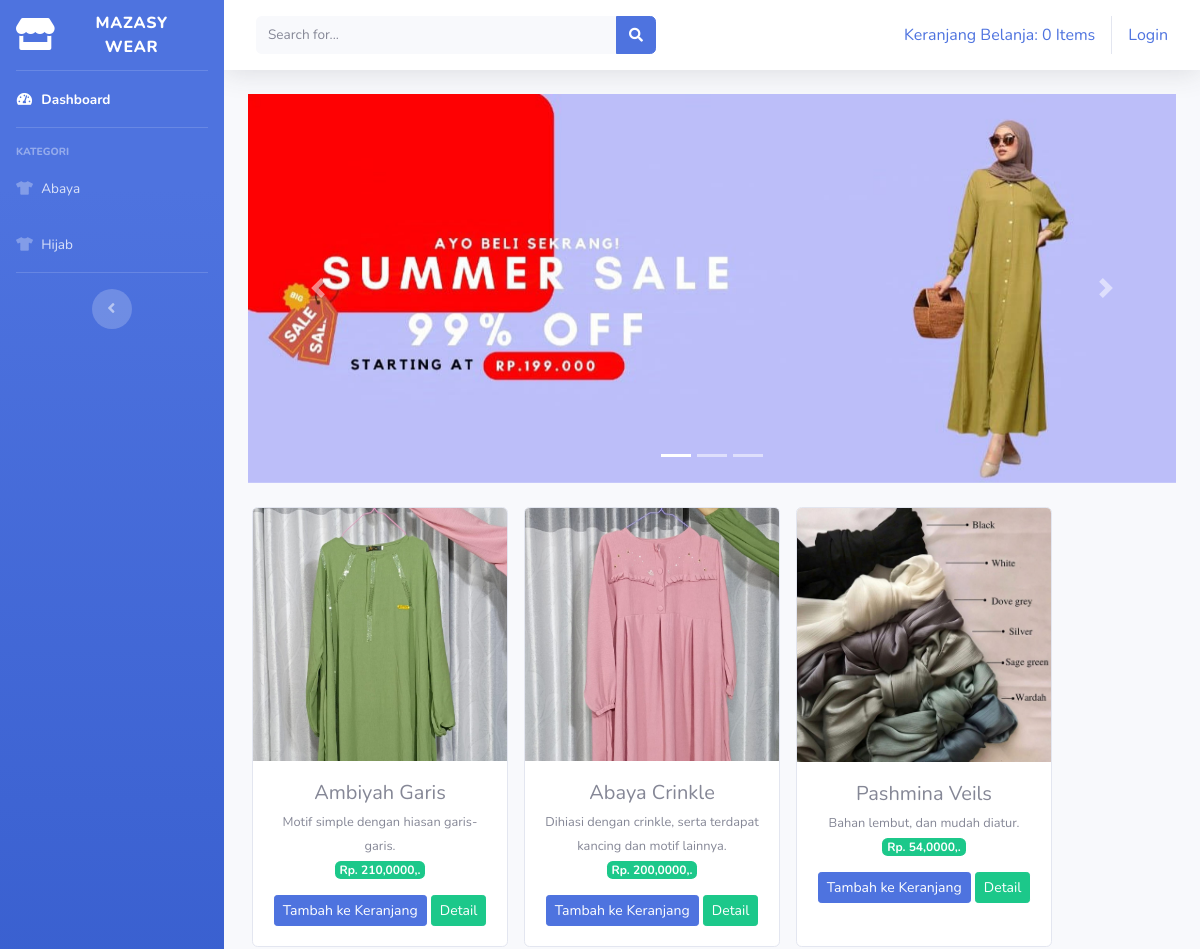
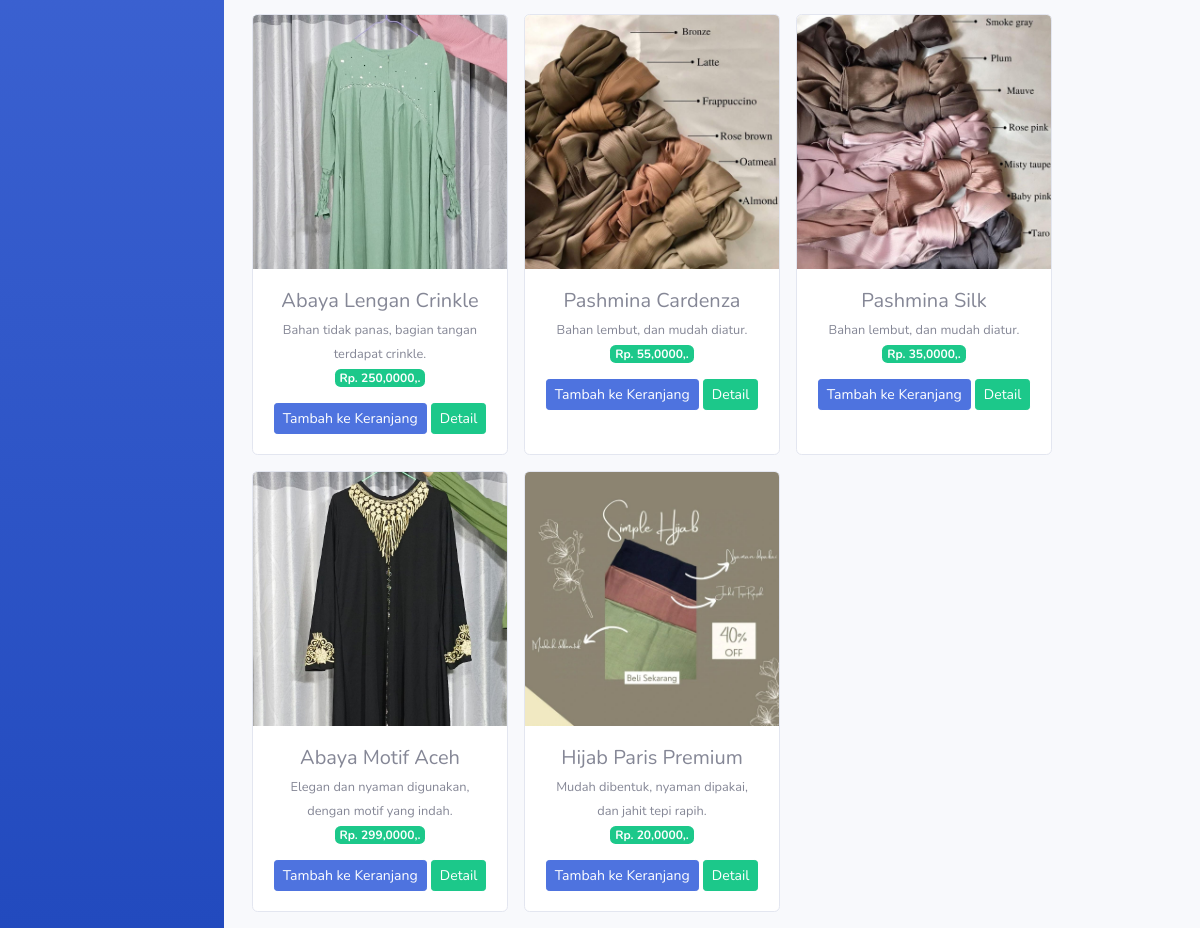
The page / on the database its author committed (2 pictures, top to bottom).
### tables this page shows
CREATE TABLE `tb_barang` (
  `id_brg` int(11) NOT NULL,
  `nama_brg` varchar(120) NOT NULL,
  `keterangan` varchar(220) NOT NULL,
  `kategori` varchar(60) NOT NULL,
  `harga` int(11) NOT NULL,
  `stok` int(4) NOT NULL,
  `gambar` text NOT NULL
);

### application/controllers/Welcome.php (called while the page is built, shortened)
<?php
class Welcome extends CI_Controller {
	public function index()
    {
        $data['barang'] = $this->model_barang->tampil_data()->result();
        $this->load->view('templates/header');
        $this->load->view('templates/sidebar');
        $this->load->view('dashboard', $data);
        $this->load->view('templates/footer');
    }
}

### index.php (called while the page is built, shortened)
<?php
require_once BASEPATH.'core/CodeIgniter.php';

### application/models/model_barang.php (called while the page is built, shortened)
<?php
class Model_barang extends CI_Model{
    public function tampil_data(){
        return $this->db->get('tb_barang');
    }
}

### application/views/dashboard.php (the view, shortened to what this page needs)
<div class="container-fluid">
<div id="carouselExampleIndicators" class="carousel slide" data-ride="carousel" data-interval="3000">
    <ol class="carousel-indicators">
        <li data-target="#carouselExampleIndicators" data-slide-to="0" class="active"></li>
        <li data-target="#carouselExampleIndicators" data-slide-to="1"></li>
        <li data-target="#carouselExampleIndicators" data-slide-to="2"></li>
    </ol>
    <div class="carousel-inner">
        <div class="carousel-item active">
            <img src="<?php echo base_url('assets/img/slider1.jpg') ?>" class="d-block w-100" alt="...">
        </div>
    </div>
    <a class="carousel-control-prev" href="#carouselExampleIndicators" role="button" data-slide="prev">
        <span class="carousel-control-prev-icon" aria-hidden="true"></span>
    </a>
    <a class="carousel-control-next" href="#carouselExampleIndicators" role="button" data-slide="next">
        <span class="carousel-control-next-icon" aria-hidden="true"></span>
    </a>
</div>
    <div class="row text-center mt-4">
        <?php foreach ($barang as $brg) : ?>
            <div class="card ml-3 mb-3" style="width: 16rem;">
                <img src="<?php echo base_url(). '/uploads/'.$brg->gambar ?>" class="card-img-top" alt="...">
                <div class="card-body">
                    <h5 class="card-title mb-1"><?php echo $brg->nama_brg ?></h5>
                    <small><?php echo $brg->keterangan ?></small><br>
                    <span class="badge badge-success mb-3">Rp. <?php echo number_format($brg->harga), 0,',','.' ?></span>
                    <?php echo anchor('dashboard/tambah_ke_keranjang/'.$brg->id_brg, '<div class="btn btn-sm btn-primary">Tambah ke Keranjang</div>') ?>
                    <?php echo anchor('dashboard/detail/'.$brg->id_brg, '<div class="btn btn-sm btn-success">Detail</div>') ?>
                </div>
                </div>
        <?php endforeach; ?>
    </div>
</div>

### application/views/templates/header.php (shortened to what this page needs)
<!DOCTYPE html>
<html lang="en">
<head>
    <link href="<?php echo base_url() ?>assets/vendor/fontawesome-free/css/all.min.css" rel="stylesheet" type="text/css">
    <link href="<?php echo base_url() ?>assets/css/sb-admin-2.min.css" rel="stylesheet">
</head>

### application/views/templates/sidebar.php (shortened to what this page needs)
<body id="page-top">
    <div id="wrapper">
        <ul class="navbar-nav bg-gradient-primary sidebar sidebar-dark accordion" id="accordionSidebar">
            <a class="sidebar-brand d-flex align-items-center justify-content-center" href="index.html">
                <div class="sidebar-brand-icon">
                    <i class="fas fa-store"></i>
                </div>
                <div class="sidebar-brand-text mx-3">MAZASY WEAR</div>
            </a>
            <hr class="sidebar-divider my-0">
            <li class="nav-item active">
                <a class="nav-link" href="<?php echo base_url('dashboard') ?>">
                    <i class="fas fa-fw fa-tachometer-alt"></i>
                    <span>Dashboard</span></a>
            </li>
            <hr class="sidebar-divider">
            <div class="sidebar-heading">
                Kategori
            </div>
            <li class="nav-item">
                <a class="nav-link" href="<?php echo base_url('kategori/abaya') ?>">
                    <i class="fas fa-fw fa-tshirt"></i>
                    <span>Abaya</span></a>
            </li>
            <li class="nav-item">
                <a class="nav-link" href="<?php echo base_url('kategori/hijab') ?>">
                    <i class="fas fa-fw fa-tshirt"></i>
                    <span>Hijab</span></a>
            </li>
            <hr class="sidebar-divider d-none d-md-block">
            <div class="text-center d-none d-md-inline">
                <button class="rounded-circle border-0" id="sidebarToggle"></button>
            </div>
        </ul>
        <div id="content-wrapper" class="d-flex flex-column">
            <div id="content">
                <nav class="navbar navbar-expand navbar-light bg-white topbar mb-4 static-top shadow">
                    <form
                        class="d-none d-sm-inline-block form-inline mr-auto ml-md-3 my-2 my-md-0 mw-100 navbar-search">
                        <div class="input-group">
                            <input type="text" class="form-control bg-light border-0 small" placeholder="Search for..."
                                aria-label="Search" aria-describedby="basic-addon2">
                            <div class="input-group-append">
                                <button class="btn btn-primary" type="button">
                                    <i class="fas fa-search fa-sm"></i>
                                </button>
                            </div>
                        </div>
                    </form>
                    <ul class="navbar-nav ml-auto">
                        <div class="navbar">
                            <ul class="nav navbar-nav navbar-right">
                                <li>
                                    <?php
                                    $keranjang = 'Keranjang Belanja: '.$this->cart->total_items(). ' Items'
                                    ?>
                                    <?php echo anchor('dashboard/detail_keranjang', $keranjang) ?>
                                </li>
                            </ul>
                            <ul class="nav navbar-nav navbar-right">
                                <?php if($this->session->userdata('username')) { ?>
                                    <li><div>Selamat Datang <?php echo $this->session->userdata('username') ?></div></li>
                                    <li class="ml-2"><?php echo anchor('auth/logout', 'Logout') ?></li>
                                <?php } else { ?>
                                    <li><?php echo anchor('auth/login', 'Login'); ?></li>
                                <?php } ?>
                            </ul>
                        </div>
                    </ul>
                </nav>

### application/views/templates/footer.php (shortened to what this page needs)
</body>
</html>

### rows shown on the page
tb_barang: gambar (picture), nama_brg "Ambiyah Garis", keterangan "Motif simple dengan hiasan garis-garis.", harga "210,000", id_brg "Tambah ke Keranjang", id_brg "Detail"
tb_barang: gambar (picture), nama_brg "Abaya Crinkle", keterangan "Dihiasi dengan crinkle, serta terdapat kancing dan motif lainnya.", harga "200,000", id_brg "Tambah ke Keranjang", id_brg "Detail"
tb_barang: gambar (picture), nama_brg "Pashmina Veils", keterangan "Bahan lembut, dan mudah diatur.", harga "54,000", id_brg "Tambah ke Keranjang", id_brg "Detail"
tb_barang: gambar (picture), nama_brg "Abaya Lengan Crinkle", keterangan "Bahan tidak panas, bagian tangan terdapat crinkle.", harga "250,000", id_brg "Tambah ke Keranjang", id_brg "Detail"
tb_barang: gambar (picture), nama_brg "Pashmina Cardenza", keterangan "Bahan lembut, dan mudah diatur.", harga "55,000", id_brg "Tambah ke Keranjang", id_brg "Detail"
tb_barang: gambar (picture), nama_brg "Pashmina Silk", keterangan "Bahan lembut, dan mudah diatur.", harga "35,000", id_brg "Tambah ke Keranjang", id_brg "Detail"
tb_barang: gambar (picture), nama_brg "Abaya Motif Aceh", keterangan "Elegan dan nyaman digunakan, dengan motif yang indah.", harga "299,000", id_brg "Tambah ke Keranjang", id_brg "Detail"
tb_barang: gambar (picture), nama_brg "Hijab Paris Premium", keterangan "Mudah dibentuk, nyaman dipakai, dan jahit tepi rapih.", harga "20,000", id_brg "Tambah ke Keranjang", id_brg "Detail"

### other values the page prints
anchor('dashboard/detail_keranjang', $keranjang) "Keranjang Belanja: 0 Items"
anchor('auth/login', 'Login') "Login"
